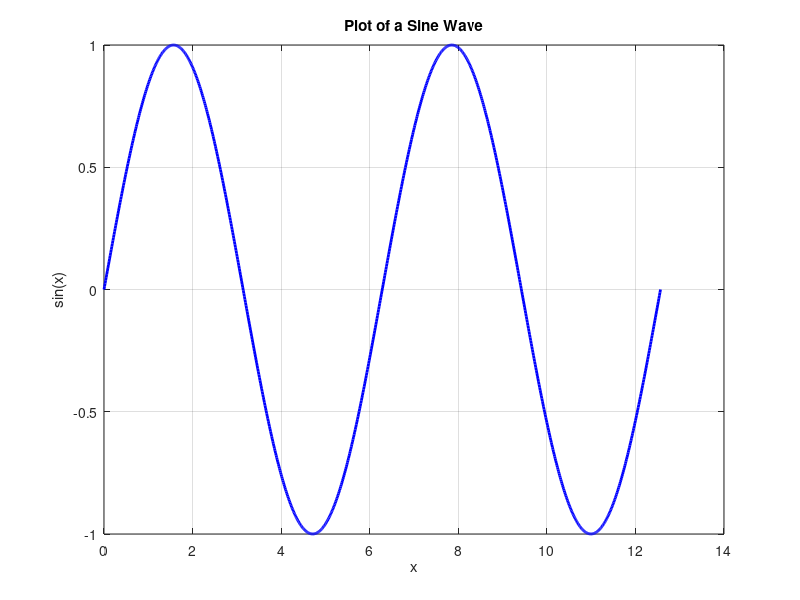

This figure's MATLAB source:
% This script plots a sine wave

% Define the x-axis values
x = linspace(0, 4*pi, 1000);

% Calculate the corresponding y-values (sine)
y = sin(x);

% Create the plot
figure;
plot(x, y, 'b-', 'LineWidth', 2);

% Add labels and title
xlabel('x');
ylabel('sin(x)');
title('Plot of a Sine Wave');

% Add a grid for better readability
grid on;
